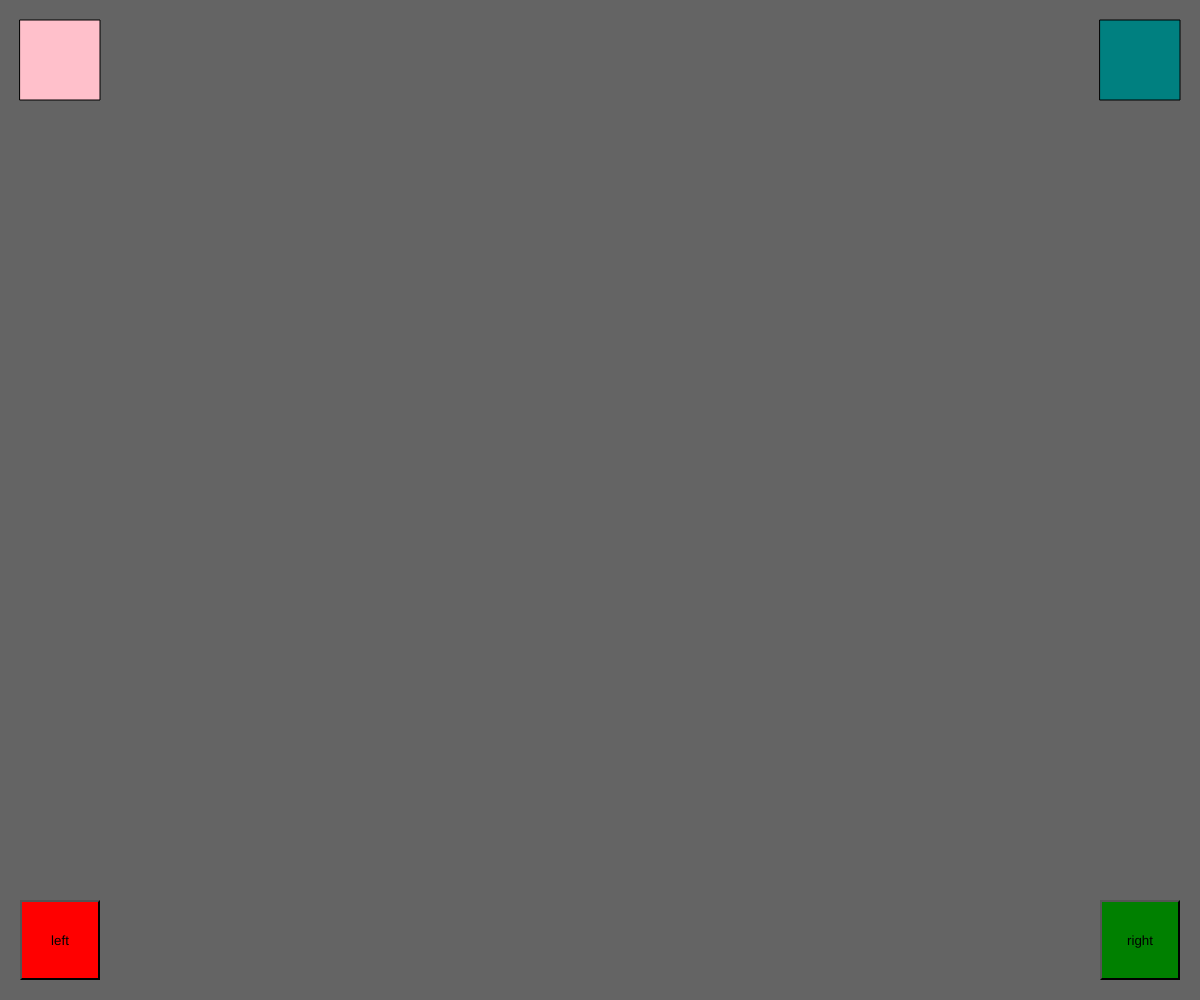
Frame 1 (no input)
Frame 60 (no input): identical to frame 1, image omitted
Frame 120 (the mouse pressed at the canvas centre since frame 60): identical to frame 1, image omitted

The p5.js sketch that drew this single still picture (run headless with seeded random() and noise() and a simulated clock; from frame 60 on, the mouse is pressed at the canvas centre):

// p5.js sketch
// ── sketch.js
let buttons = {
  left: false,
  right: false
};
const bSize = 80;
const margin = 20;

let leftButton;
let rightButton;

function setup() {
  createCanvas(windowWidth, windowHeight);
  background(0);

  leftButton = createButton("left");
  leftButton.mousePressed(leftPressed);
  leftButton.mouseReleased(leftReleased);
  leftButton.touchStarted(leftPressed);
  leftButton.touchEnded(leftReleased);
  leftButton.style("background-color", "red");
  leftButton.class("noselect");
  leftButton.size(bSize, bSize);

  rightButton = createButton("right");
  rightButton.mousePressed(rightPressed);
  rightButton.mouseReleased(rightReleased);
  rightButton.touchStarted(rightPressed);
  rightButton.touchEnded(rightReleased);
  rightButton.style("background-color", "green");
  rightButton.class("noselect");
  rightButton.size(bSize, bSize);

  handleButtonPositions();
}

function draw() {
  background(100);

  // left button
  fill(buttons.left ? "red" : "pink");
  rect(margin, margin, bSize, bSize);

  // right button
  fill(buttons.right ? "green" : "teal");
  rect(width - margin - bSize, margin, bSize, bSize);
}

const leftPressed = () => (buttons.left = true);
const leftReleased = () => (buttons.left = false);
const rightPressed = () => (buttons.right = true);
const rightReleased = () => (buttons.right = false);

const handleButtonPositions = () => {
  leftButton.position(margin, height - margin - bSize);
  rightButton.position(width - margin - bSize, height - margin - bSize);
};

function windowResized() {
  resizeCanvas(windowWidth, windowHeight);
  handleButtonPositions();
}

// ── style.css
html, body {
  margin: 0;
  padding: 0;
}
canvas {
  display: block;
}

.noselect {
  -webkit-touch-callout: none; /* iOS Safari */
    -webkit-user-select: none; /* Safari */
     -khtml-user-select: none; /* Konqueror HTML */
       -moz-user-select: none; /* Old versions of Firefox */
        -ms-user-select: none; /* Internet Explorer/Edge */
            user-select: none; /* Non-prefixed version, currently
                                  supported by Chrome, Opera and Firefox */
}
